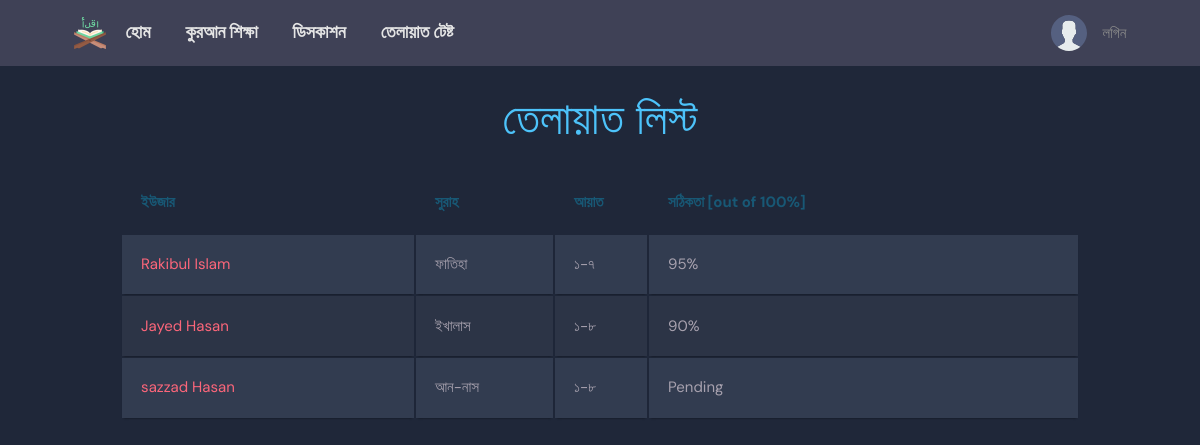
/telawat_test/, run on the app's committed database.
### base/models.py (models this page shows, shortened)
class Telawat(models.Model):
    host = models.ForeignKey(User, on_delete=models.CASCADE)
    surah = models.CharField(max_length=200, null=True)
    ayat = models.CharField(max_length=200, null=True)
    arruracy = models.CharField(max_length=200, default="Pending")
    audio = models.FileField(null=True, blank=True, upload_to='')

class User(AbstractUser):
    name = models.CharField(max_length=200, null=True)
    email = models.EmailField(unique=True, null=True)
    bio = models.TextField(null=True)
    avatar = models.ImageField(null=True, default="avatar.svg")
    USERNAME_FIELD = 'email' # jokhn admin e dhukte jabo eta off kore dibo
    REQUIRED_FIELDS = []

### base/views.py (the view)
# urls.py: path('telawat_test/', views.telawat_test, name='telawat-test'),
def telawat_test(request):
    telawat_list = Telawat.objects.all();
    return render(request, 'test/telawat_test.html', {'telawat_list': telawat_list})

### base/templates/test/telawat_test.html (shortened to what this page needs)
{% extends 'main.html' %}
{% load static %}
{% block content %}
<head>
  <link rel="stylesheet" href="{% static 'styles/telawat.css' %}">
</head>
<body class="telawat_body">
  <h1 class="telawat_h1">তেলায়াত লিস্ট</pan></h1>
    <table class="container___">
      <thead>
        <tr>
          <th><h1>ইউজার</h1></th>
          <th><h1>সুরাহ</h1></th>
          <th><h1>আয়াত</h1></th>
          <th><h1>সঠিকতা [out of 100%]</h1></th>
        </tr>
      </thead>
      <tbody>
        {% for telawat in telawat_list %}
        <tr>
          <td>{{telawat.host.name}}</td>
          <td>{{telawat.surah}}</td>
          <td>{{telawat.ayat}}</td>
          <td>{{telawat.arruracy}}</td>
        </tr>
        {% endfor %}
      </tbody>
    </table>
</body>
{% endblock content %}

### static/styles/style.css (style rules this page uses)
:root { --color-main: #71c6dd; --color-main-light: #e1f6fb; --color-dark: #3f4156; --color-dark-medium: #51546e; --color-dark-light: #696d97; --color-light: #e5e5e5; --color-gray: #8b8b8b; --color-light-gray: #b2bdbd; --color-bg: #2d2d39; --color-success: #5dd693; --color-error: #fc4b0b; }
* { font-family: "DM Sans", -apple-system, BlinkMacSystemFont, "Segoe UI", Roboto, Oxygen, Ubuntu, Cantarell, "Open Sans", "Helvetica Neue", sans-serif; margin: 0; padding: 0; box-sizing: border-box; text-rendering: optimizeLegibility; font-size: inherit; }
html { font-size: 56%; }
@media only screen and (min-width: 1200px) { html { font-size: 62.5%; } }
body { line-height: 1.6; font-weight: 400; font-size: 1.5rem; color: var(--color-light-gray); background-color: var(--color-bg); min-height: 100vh; }

### static/styles/telawat.css (style rules this page uses)
.telawat_body { font-family: 'Open Sans', sans-serif; font-weight: 300; line-height: 1.42em; color:#A7A1AE; background-color:#1F2739; }
.telawat_h1 { font-size:3em; font-weight: 300; line-height:1em; text-align: center; color: #4DC3FA; margin: 30px; }
.container___ th h1 { font-weight: bold; font-size: 1em; text-align: left; color: #185875; }
.container___ td { font-weight: normal; font-size: 1em; -webkit-box-shadow: 0 2px 2px -2px #0E1119; -moz-box-shadow: 0 2px 2px -2px #0E1119; box-shadow: 0 2px 2px -2px #0E1119; }
.container___ { text-align: left; overflow: hidden; width: 80%; margin: 0 auto; display: table; padding: 0 0 8em 0; }
.container___ td, .container___ th { padding-bottom: 2%; padding-top: 2%; padding-left:2%; }
.container___ tr:nth-child(odd) { background-color: #323C50; }
.container___ tr:nth-child(even) { background-color: #2C3446; }
.container___ th { background-color: #1F2739; }
.container___ td:first-child { color: #FB667A; }

### data on the page
Telawat: host.name "Rakibul Islam", surah "ফাতিহা", ayat "১-৭", arruracy "95%"
Telawat: host.name "Jayed Hasan", surah "ইখালাস", ayat "১-৮", arruracy "90%"
Telawat: host.name "sazzad Hasan", surah "আন-নাস", ayat "১-৮", arruracy "Pending"
